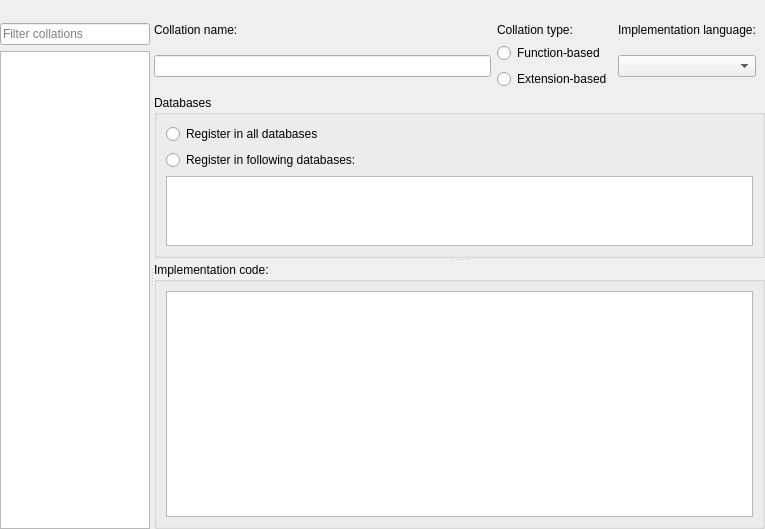
<?xml version="1.0" encoding="UTF-8"?>
<ui version="4.0">
 <class>CollationsEditor</class>
 <widget class="QWidget" name="CollationsEditor">
  <property name="geometry">
   <rect>
    <x>0</x>
    <y>0</y>
    <width>765</width>
    <height>529</height>
   </rect>
  </property>
  <property name="windowTitle">
   <string notr="true">Form</string>
  </property>
  <layout class="QVBoxLayout" name="verticalLayout">
   <property name="leftMargin">
    <number>0</number>
   </property>
   <property name="topMargin">
    <number>0</number>
   </property>
   <property name="rightMargin">
    <number>0</number>
   </property>
   <property name="bottomMargin">
    <number>0</number>
   </property>
   <item>
    <widget class="QToolBar" name="toolbar"/>
   </item>
   <item>
    <widget class="QWidget" name="mainWidgt" native="true">
     <layout class="QHBoxLayout" name="horizontalLayout">
      <property name="leftMargin">
       <number>0</number>
      </property>
      <property name="topMargin">
       <number>0</number>
      </property>
      <property name="rightMargin">
       <number>0</number>
      </property>
      <property name="bottomMargin">
       <number>0</number>
      </property>
      <item>
       <widget class="QSplitter" name="splitter">
        <property name="orientation">
         <enum>Qt::Orientation::Horizontal</enum>
        </property>
        <property name="childrenCollapsible">
         <bool>false</bool>
        </property>
        <widget class="QWidget" name="leftWidget" native="true">
         <property name="sizePolicy">
          <sizepolicy hsizetype="Preferred" vsizetype="Preferred">
           <horstretch>1</horstretch>
           <verstretch>0</verstretch>
          </sizepolicy>
         </property>
         <layout class="QVBoxLayout" name="verticalLayout_2">
          <property name="leftMargin">
           <number>0</number>
          </property>
          <property name="topMargin">
           <number>0</number>
          </property>
          <property name="rightMargin">
           <number>0</number>
          </property>
          <property name="bottomMargin">
           <number>0</number>
          </property>
          <item>
           <widget class="QLineEdit" name="collationFilterEdit">
            <property name="minimumSize">
             <size>
              <width>150</width>
              <height>0</height>
             </size>
            </property>
            <property name="placeholderText">
             <string>Filter collations</string>
            </property>
            <property name="clearButtonEnabled">
             <bool>true</bool>
            </property>
           </widget>
          </item>
          <item>
           <widget class="QTableView" name="collationList">
            <property name="selectionMode">
             <enum>QAbstractItemView::SelectionMode::SingleSelection</enum>
            </property>
            <property name="selectionBehavior">
             <enum>QAbstractItemView::SelectionBehavior::SelectRows</enum>
            </property>
            <property name="showGrid">
             <bool>false</bool>
            </property>
            <property name="cornerButtonEnabled">
             <bool>false</bool>
            </property>
            <attribute name="horizontalHeaderVisible">
             <bool>false</bool>
            </attribute>
            <attribute name="verticalHeaderVisible">
             <bool>false</bool>
            </attribute>
           </widget>
          </item>
         </layout>
        </widget>
        <widget class="QWidget" name="rightWidget" native="true">
         <property name="sizePolicy">
          <sizepolicy hsizetype="Preferred" vsizetype="Preferred">
           <horstretch>4</horstretch>
           <verstretch>0</verstretch>
          </sizepolicy>
         </property>
         <layout class="QGridLayout" name="gridLayout">
          <property name="leftMargin">
           <number>0</number>
          </property>
          <property name="topMargin">
           <number>0</number>
          </property>
          <property name="rightMargin">
           <number>0</number>
          </property>
          <property name="bottomMargin">
           <number>0</number>
          </property>
          <item row="3" column="0" colspan="2">
           <widget class="QWidget" name="rightBottomWidget" native="true">
            <layout class="QVBoxLayout" name="verticalLayout_5">
             <property name="leftMargin">
              <number>0</number>
             </property>
             <property name="topMargin">
              <number>0</number>
             </property>
             <property name="rightMargin">
              <number>0</number>
             </property>
             <property name="bottomMargin">
              <number>0</number>
             </property>
             <item>
              <widget class="QSplitter" name="splitter_2">
               <property name="orientation">
                <enum>Qt::Orientation::Vertical</enum>
               </property>
               <widget class="QGroupBox" name="databasesGroup">
                <property name="sizePolicy">
                 <sizepolicy hsizetype="Preferred" vsizetype="Preferred">
                  <horstretch>0</horstretch>
                  <verstretch>1</verstretch>
                 </sizepolicy>
                </property>
                <property name="title">
                 <string>Databases</string>
                </property>
                <layout class="QVBoxLayout" name="verticalLayout_3">
                 <item>
                  <widget class="QRadioButton" name="allDatabasesRadio">
                   <property name="text">
                    <string>Register in all databases</string>
                   </property>
                  </widget>
                 </item>
                 <item>
                  <widget class="QRadioButton" name="selectedDatabasesRadio">
                   <property name="text">
                    <string>Register in following databases:</string>
                   </property>
                  </widget>
                 </item>
                 <item>
                  <widget class="QTreeView" name="databaseList">
                   <attribute name="headerVisible">
                    <bool>false</bool>
                   </attribute>
                  </widget>
                 </item>
                </layout>
               </widget>
               <widget class="QGroupBox" name="codeGroup">
                <property name="sizePolicy">
                 <sizepolicy hsizetype="Preferred" vsizetype="Preferred">
                  <horstretch>0</horstretch>
                  <verstretch>2</verstretch>
                 </sizepolicy>
                </property>
                <property name="title">
                 <string>Implementation code:</string>
                </property>
                <layout class="QVBoxLayout" name="verticalLayout_4">
                 <item>
                  <widget class="QPlainTextEdit" name="codeEdit">
                   <property name="lineWrapMode">
                    <enum>QPlainTextEdit::LineWrapMode::NoWrap</enum>
                   </property>
                  </widget>
                 </item>
                </layout>
               </widget>
              </widget>
             </item>
            </layout>
           </widget>
          </item>
          <item row="0" column="0" colspan="2">
           <widget class="QWidget" name="widget" native="true">
            <layout class="QGridLayout" name="gridLayout_2">
             <property name="leftMargin">
              <number>0</number>
             </property>
             <property name="topMargin">
              <number>0</number>
             </property>
             <property name="bottomMargin">
              <number>0</number>
             </property>
             <item row="0" column="0">
              <widget class="QLabel" name="nameLabel">
               <property name="text">
                <string>Collation name:</string>
               </property>
              </widget>
             </item>
             <item row="1" column="0">
              <widget class="QLineEdit" name="nameEdit"/>
             </item>
             <item row="0" column="1">
              <widget class="QLabel" name="typeLabel">
               <property name="text">
                <string>Collation type:</string>
               </property>
              </widget>
             </item>
             <item row="1" column="1">
              <layout class="QVBoxLayout" name="verticalLayout_6">
               <item>
                <widget class="QRadioButton" name="functionBasedRadio">
                 <property name="toolTip">
                  <string>&lt;html&gt;&lt;head/&gt;&lt;body&gt;&lt;p&gt;Implements the comparison logic directly in Letos using a scripting language. Choose this type to create fully custom sorting and comparison rules without requiring external SQLite extensions.&lt;/p&gt;&lt;/body&gt;&lt;/html&gt;</string>
                 </property>
                 <property name="text">
                  <string>Function-based</string>
                 </property>
                </widget>
               </item>
               <item>
                <widget class="QRadioButton" name="extensionBasedRadio">
                 <property name="toolTip">
                  <string>&lt;html&gt;&lt;head/&gt;&lt;body&gt;&lt;p&gt;Uses a collation implemented by a SQLite extension or external library. Choose this type when the comparison logic already exists outside of Letos, for example in ICU or another SQLite extension.&lt;/p&gt;&lt;/body&gt;&lt;/html&gt;</string>
                 </property>
                 <property name="text">
                  <string>Extension-based</string>
                 </property>
                </widget>
               </item>
              </layout>
             </item>
             <item row="0" column="2">
              <widget class="QLabel" name="langLabel">
               <property name="text">
                <string>Implementation language:</string>
               </property>
              </widget>
             </item>
             <item row="1" column="2">
              <widget class="QComboBox" name="langCombo"/>
             </item>
            </layout>
           </widget>
          </item>
         </layout>
        </widget>
       </widget>
      </item>
     </layout>
    </widget>
   </item>
  </layout>
 </widget>
 <resources/>
 <connections/>
</ui>
